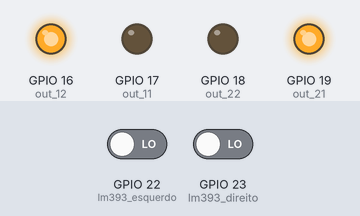
Recording of a sketch running on a simulated ESP32. On the bench: output pins drawn as LEDs (lit = HIGH). The test bench sets the inputs (shaded band); at power-on: GPIO 22 (lm393_esquerdo) LOW, GPIO 23 (lm393_direito) LOW.

Above: at 0.1 s.
Timing chart, 0 to 1.6 s (numbered marks = the images above):
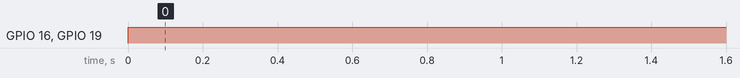

The sketch:

Dual_core_med_d_motores_lm393.ino
```cpp
/*
 * Não esqueça de erguer as rodas para que o carrinho não sai por ai andando...
 */
/*
 * O objetivo deste código é separar os tasks pelos cores!!
 * Confira: https://randomnerdtutorials.com/esp32-dual-core-arduino-ide/
 *  Aparentemente quando não separamos os tasks, apenas um processador funciona...
 *
 * A ideia é:
 *  CORE 0: Lida com as ações do robo baseando nos estados das variaveis e nos inputs. O controle e a tomada de decisão esta nesse topico esta nesse core!
 *  CORE 1: Lida com a entrada e construção de graficos. É neste core onde os estados são alterados!! (estados são inputs na tomada de decisão - são inpus mais ´mastigados´.
 *
 *  RESUMO:
 *    1)EXISTEM VARIAVEIS DE ESTADO (por exemplo, subida, descida, desespero, colisao, falta de força, etc)
 *    2)O core 1 recebe dados e por isso fica mais facil pra ele lidar com a construção de graficos dos dados de entrada da forma mais linda possível.
 *    3)O controle (ações) depende de um input bem construido e por isso o core 0 tem que ser dedicado a constantemente checar os estados para tomar decisão e ainda manter todo o controle do robô de forma eficaz.
 */


//====================================   Configurações do motor nos pinos  ===============================
int out_21 = 19;
int out_22 = 18;
int out_11 = 17;
int out_12 = 16;

//=====================================   Pinos e variaveis do sensor lm393 e roda furada =================
#define encoder_res 0.314  //rad/furo   a roda tem 20 furos
#define raio_roda 33    //milimetros
int lm393_direito = 23;
int lm393_esquerdo = 22;
int count_direito = 0;
int count_esquerdo = 0;

//==========================================  Variáveis globais diversas ==================================

#define DEBUG_encoder 0    //Se deseja printar na tela os seriais das variaveis coloque 1, se nao, deixe no 0
#define DEBUG 0
#define MOTOR_LOOP 0    //Se deseja que o motor acelere, depois desacelere nos dois sentidos, digite 1, se nao, deixe no 0

float vel_d, vel_e;
int ti_e, ti_d, tf_e, tf_d;
float vel_d_ref, vel_e_ref;

//==========================================  constantes de controle ==================================
#define Kp 2
#define Ki 0.8

//=====================================   Configurações do PWM e dos cores =============================================
int res = 8;//Numero de bits para resoluçao
int freq = 5000;  //Frequencia do pwm
TaskHandle_t action;//Criando task para teste dos motores de forma crescente e decrescente de velocidade


//=============================================================== ISR`s =============================================================
void IRAM_ATTR f_int1 (){  // É NECESSARIO ESSE ATRIBUTO IRAM_ATTR  //Esta funcao contabiliza quantas vezes o laser direito deu rising
  count_direito++;

}

void IRAM_ATTR f_int2 (){  // É NECESSARIO ESSE ATRIBUTO IRAM_ATTR  //Esta funcao contabiliza quantas vezes o laser direito deu rising
  count_esquerdo++;

}


//================================================== FUNÇÕES DE CONTROLE MECANICO ===================================================

void motor_esquerdo(int dir, int intensity){    //dir = 0 > frente; dir = 1 =>tras
  if (dir==0){
    ledcWrite(2, 0); //Utilizando o canal para porta pwm
    ledcWrite(3, intensity); //Utilizando o canal para porta pwm
  }
  if (dir==1){
    ledcWrite(2, intensity); //Utilizando o canal para porta pwm
    ledcWrite(3, 0); //Utilizando o canal para porta pwm
  }
}


void motor_direito(char dir, int intensity){
  if (dir==0){
    ledcWrite(0, intensity); //Utilizando o canal para porta pwm
    ledcWrite(1, 0); //Utilizando o canal para porta pwm
  }
  if (dir==1){
    ledcWrite(0, 0); //Utilizando o canal para porta pwm
    ledcWrite(1, intensity); //Utilizando o canal para porta pwm
  }
}

//================================================== FUNÇÕES DE LEITURA  ===================================================


//=================================================  MAIN SETUP ============================================================
void setup() {
  if(DEBUG_encoder||DEBUG){Serial.begin(9600);}


  pinMode(lm393_direito,INPUT);//Setando pinos do lm393 como entrada de dados
  pinMode(lm393_esquerdo,INPUT);//Setando pinos do lm393 como entrada de dados


  //Configurando PWM e portas dos motores
  ledcSetup(0, freq , res);  // Configurando o canal 0
  ledcSetup(1, freq , res);  // Configurando o canal 1
  ledcSetup(2, freq , res);  // Configurando o canal 2
  ledcSetup(3, freq , res);  // Configurando o canal 3
  ledcAttachPin(out_21, 0); //Linkando o canal 0 à porta GPIO out_21
  ledcAttachPin(out_22, 1); //Linkando o canal 1 à porta GPIO out_22
  ledcAttachPin(out_11, 2); //Linkando o canal 2 à porta GPIO out_11
  ledcAttachPin(out_12, 3); //Linkando o canal 3 à porta GPIO out_12
  //Fim das configuraçoes do pwm e dos motores

  attachInterrupt(digitalPinToInterrupt(lm393_direito),f_int1, RISING);//Um ciclo do encoder é contado quando ele acaba de acender.
  attachInterrupt(digitalPinToInterrupt(lm393_esquerdo),f_int2, RISING);//Um ciclo do encoder é contado quando ele acaba de acender.


  xTaskCreatePinnedToCore(                            //Esta função da setup nos tasks.
      action_code, /* Function to implement the task */
      "action_routine", /* Name of the task */
      10000,  /* Stack size in words */
      NULL,  /* Task input parameter */
      1,  /* Priority of the task */
      &action,  /* Task handle. */
      0); /* Core where the task should run */

  }

//=============================================================== CORE 0 LOOP ==============================================
void action_code(void *pvParameters){

  while(1){     //Criando um loop


    if(MOTOR_LOOP){
            for(int i = 0; i<255;i++){
                  motor_direito(0,i);
                  motor_esquerdo(0,i);
                  delay(10);
                }
                      for(int i = 255; i>0;i--){
                        motor_direito(0,i);
                        motor_esquerdo(0,i);
                        delay(10);
                      }
                             delay(2000);

                for(int i = 0; i<255;i++){
                  motor_direito(1,i);
                  motor_esquerdo(1,i);
                  delay(10);
                }
                    for(int i = 255; i>0;i--){
                      motor_direito(1,i);
                      motor_esquerdo(1,i);
                      delay(10);
                    }
                             delay(2000);
    }


    if(!MOTOR_LOOP){
        vel_d_ref = 2000; //1 m/s
        vel_e_ref = 2000; //1 m/s
        float erro_d, erro_e;
        int intensidade_e, intensidade_d;
        /*
         *A ideia é fazer um controle Proporcional apenas, para tentar manter alguma velocidade constante
         */
         erro_d = vel_d_ref - vel_d;
         erro_e = vel_e_ref - vel_e;

         intensidade_d =  Kp*erro_d;
         intensidade_e =  Kp*erro_e;
         if(intensidade_d>255)
           intensidade_d=255;
         if(intensidade_e>255)
           intensidade_e=255;
         if(intensidade_d<110)
           intensidade_d=110;
         if(intensidade_e<110)
           intensidade_e=110;


         motor_direito(0,intensidade_d);
         motor_esquerdo(0,intensidade_e);

         if(DEBUG){Serial.print(vel_e);Serial.print("\t");Serial.print(vel_d);Serial.print("\t");Serial.print(intensidade_e);Serial.print("\t");Serial.println(intensidade_d); }
    }

   vTaskDelay(10 / portTICK_PERIOD_MS);
  }
}


//=============================================================== CORE 1 LOOP ==============================================


void loop() {   //void loop roda no core 1 por padrao


  if(DEBUG_encoder){Serial.print(millis());Serial.print("\t");Serial.println(vel_d);}


    if(count_esquerdo>0){
      tf_e = millis();
      vel_e = ((count_esquerdo)*encoder_res)/((tf_e-ti_e)/1000.0);  //velocidade angular dada por  = quantos pinos foram detectados*quantos rads/pino dividos pelo delta tempo
      vel_e = vel_e*raio_roda; //mm/s
      count_esquerdo = 0;
      ti_e = millis();
    }

    if(count_direito>0){
      tf_d = millis();
      vel_d = ((count_direito)*encoder_res)/((tf_d-ti_d)/1000.0);  //velocidade angular dada por  = quantos pinos foram detectados*quantos rads/pino dividos pelo delta tempo
      vel_d = vel_d*raio_roda;//mm/s
      count_direito = 0;
      ti_d = millis();
    }

    if((millis()-ti_d)>100){
      vel_d=0;
    }
    if((millis()-ti_e)>100){
      vel_e=0;
    }
}
```

Measured:
- by itself, GPIO 16 (out_12), GPIO 19 (out_21): LOW → HIGH at 0.00 s
